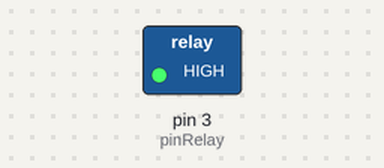
Bench run of a sketch on a simulated Arduino Uno, built with avr-gcc and run on an emulated ATmega328P. Shown: switched loads named in the sketch (green lamp = pin HIGH).

Above: at 2.5 s.
At 5.5 s:
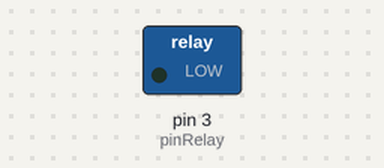
Timing chart, 0 to 7.8 s (numbered marks = the images above):
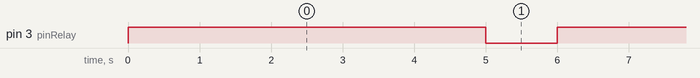

The sketch:

probe_relais_simulation_3.ino
```cpp
/*
 * Author: Fengxiang Hu  Datum 13.02.2018
 * Relais
 */

 int pinRelay = 3;

void setup() {
 pinMode(pinRelay, OUTPUT);
}

void loop() {
  digitalWrite(pinRelay,HIGH);
  delay(5000);
  digitalWrite(pinRelay,LOW);
  delay(1000);
}
```

Measured:
- by itself, pin 3 (pinRelay): alternates HIGH for 5.0 s and LOW for 1.0 s
